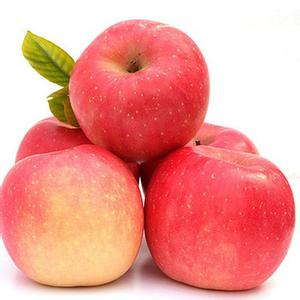
#> input picture datas/images/apple.jpg, 300 x 300 px
$ python pyramids-resize.py
#> lines starting #> are read from the running program, lines starting #| are printed output that depends on the picture
# -*- coding: utf-8 -*-
"""
通过图像金字塔方式缩小放大
"""

import cv2
src = cv2.imread('../../../datas/images/apple.jpg')
#> src is the input picture: shape (300, 300, 3); mean B, G, R 148.2, 155.9, 237.9
rows,cols = src.shape[:2]
#> rows = 300; cols = 300
# 缩小图片
res = cv2.pyrDown(src,dstsize=(int(rows / 2),int(cols / 2)))
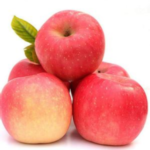
#> res: shape (150, 150, 3); mean B, G, R 148.2, 155.8, 238
cv2.imshow("src",src)
cv2.imshow("res",res)

# 放大图片
res = cv2.pyrUp(src,dstsize=(int(rows * 2),int(cols *2)))
#> res: shape (600, 600, 3)
cv2.imshow("res2",res)


print(src.shape)
#| (300, 300, 3)
print(res.shape)
#| (600, 600, 3)
cv2.waitKey()
cv2.destroyAllWindows()
